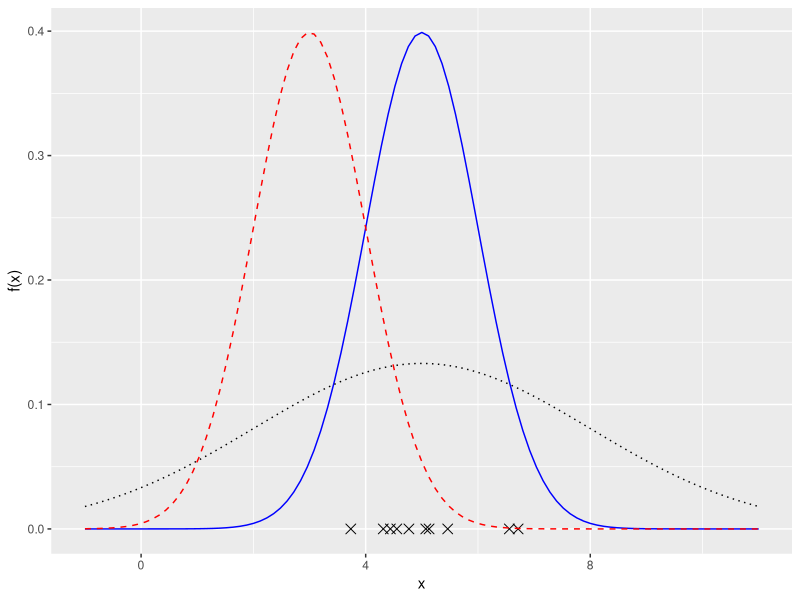
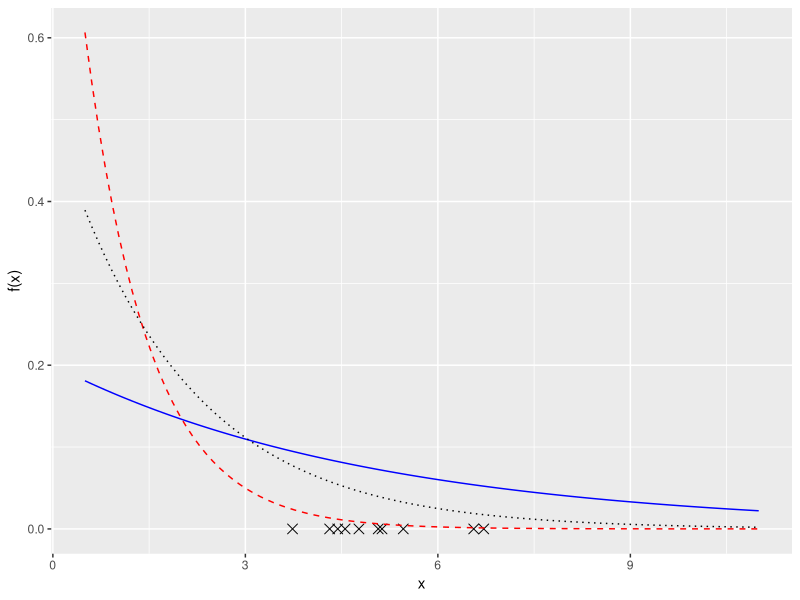

These figures' R source, in order:
## ---- chunk 1
set.seed(123)
x <- rnorm(10, 5, 1)
## ---- chunk 2
x
## ---- chunk 3
library(ggplot2)
tibble::tibble(x = x, y = 0) |>
  ggplot(aes(x = x, y = y)) +
  geom_point(shape = 4, size = 3) +
  stat_function(fun = dnorm, args = list(mean = 5, sd = 1), color = "blue") +
  stat_function(fun = dnorm, args = list(mean = 3, sd = 1),
                linetype = "dashed", color = "red") +
  stat_function(fun = dnorm, args = list(mean = 5, sd = 3),
                linetype = "dotted") +
  xlab("x") +
  ylab("f(x)") +
  xlim(-1, 11)
## ---- chunk 4
library(ggplot2)

tibble::tibble(x = x, y = 0) |>
  ggplot(aes(x = x, y = y)) +
  geom_point(shape = 4, size = 3) +
  stat_function(fun = dexp, args = list(rate = 0.2), color = "blue") +
  stat_function(fun = dexp, args = list(rate = 1),
                linetype = "dashed", color = "red") +
  stat_function(fun = dexp, args = list(rate = 0.5),
                linetype = "dotted") +
  xlab("x") +
  ylab("f(x)") +
  xlim(0.5, 11)
